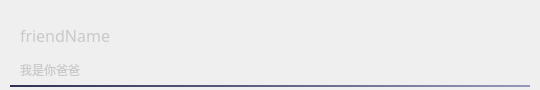
<?xml version="1.0" encoding="UTF-8"?>
<ui version="4.0">
 <class>FriendVerificationItem</class>
 <widget class="QWidget" name="FriendVerificationItem">
  <property name="geometry">
   <rect>
    <x>0</x>
    <y>0</y>
    <width>540</width>
    <height>90</height>
   </rect>
  </property>
  <property name="windowTitle">
   <string>Form</string>
  </property>
  <widget class="QLabel" name="friendName">
   <property name="geometry">
    <rect>
     <x>20</x>
     <y>20</y>
     <width>200</width>
     <height>30</height>
    </rect>
   </property>
   <property name="font">
    <font>
     <family>等线</family>
     <pointsize>12</pointsize>
    </font>
   </property>
   <property name="styleSheet">
    <string notr="true">color:#c9c9c9;
background-color:transparent;</string>
   </property>
   <property name="text">
    <string>friendName</string>
   </property>
  </widget>
  <widget class="QLabel" name="friendVerifiMsg">
   <property name="geometry">
    <rect>
     <x>20</x>
     <y>60</y>
     <width>300</width>
     <height>20</height>
    </rect>
   </property>
   <property name="font">
    <font>
     <family>等线</family>
    </font>
   </property>
   <property name="styleSheet">
    <string notr="true">color:#c9c9c9;

background-color:transparent;</string>
   </property>
   <property name="text">
    <string>我是你爸爸</string>
   </property>
  </widget>
  <widget class="QPushButton" name="rejectionBtn">
   <property name="geometry">
    <rect>
     <x>350</x>
     <y>5</y>
     <width>80</width>
     <height>80</height>
    </rect>
   </property>
   <property name="styleSheet">
    <string notr="true">#rejectionBtn
{
	border-radius:5px;
}
#rejectionBtn:hover
{
	background-color:rgba(255, 107, 109, 128);
}
</string>
   </property>
   <property name="text">
    <string/>
   </property>
   <property name="icon">
    <iconset resource="res.qrc">
     <normaloff>:/Asserts/icons/close.svg</normaloff>:/Asserts/icons/close.svg</iconset>
   </property>
   <property name="iconSize">
    <size>
     <width>50</width>
     <height>50</height>
    </size>
   </property>
   <property name="flat">
    <bool>true</bool>
   </property>
  </widget>
  <widget class="QPushButton" name="acceptBtn">
   <property name="geometry">
    <rect>
     <x>440</x>
     <y>5</y>
     <width>80</width>
     <height>80</height>
    </rect>
   </property>
   <property name="styleSheet">
    <string notr="true">#acceptBtn
{
	border-radius:5px;
}
#acceptBtn:hover
{
	background-color:rgba(32, 202, 100,0.5);
}
</string>
   </property>
   <property name="text">
    <string/>
   </property>
   <property name="icon">
    <iconset resource="res.qrc">
     <normaloff>:/Asserts/icons/check.svg</normaloff>:/Asserts/icons/check.svg</iconset>
   </property>
   <property name="iconSize">
    <size>
     <width>50</width>
     <height>50</height>
    </size>
   </property>
  </widget>
  <widget class="QLabel" name="underLine">
   <property name="geometry">
    <rect>
     <x>10</x>
     <y>85</y>
     <width>520</width>
     <height>2</height>
    </rect>
   </property>
   <property name="styleSheet">
    <string notr="true">#underLine
{
    background-color:qlineargradient(spread:pad, x1:0, y1:0, x2:1, y2:0, stop:0  #2e3158 ,stop:0.33 #4f5178, stop:0.67 #727399,stop:1 #9697bc);
}</string>
   </property>
   <property name="text">
    <string/>
   </property>
  </widget>
 </widget>
 <resources>
  <include location="res.qrc"/>
 </resources>
 <connections/>
</ui>
